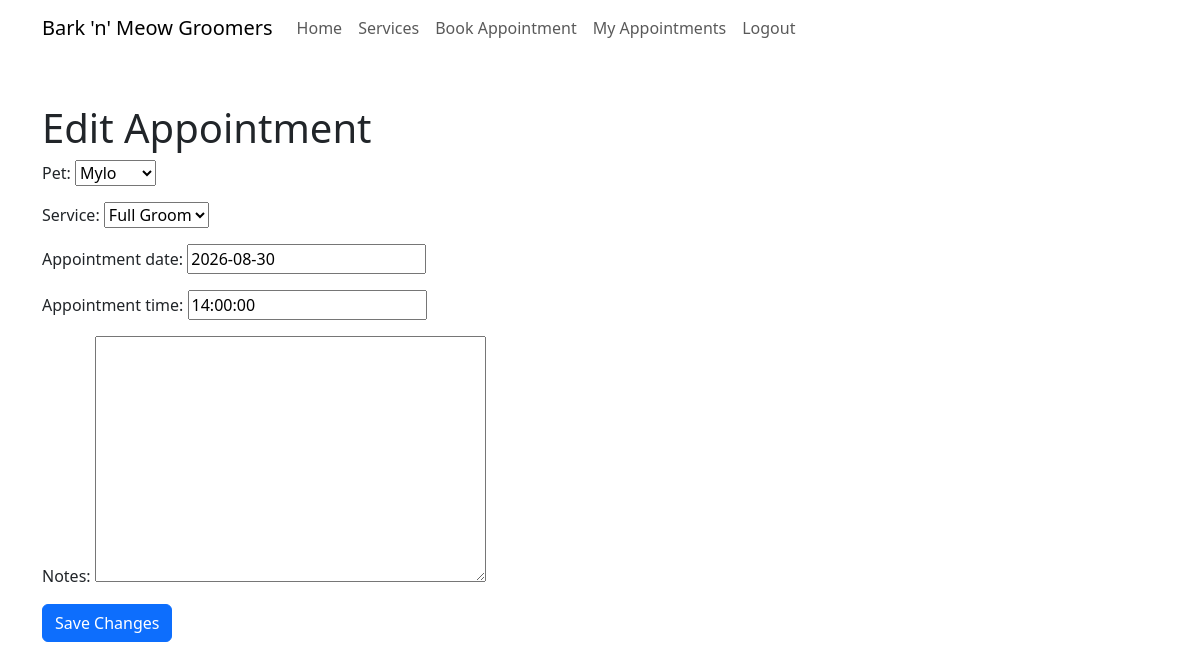
The page /edit-appointment/15/ (signed in) on the database its author committed.
### bookings/models.py (models this page shows, shortened)
class Appointment(models.Model):
    STATUS_CHOICES = [
        ('pending', 'Pending'),
        ('confirmed', 'Confirmed'),
        ('completed', 'Completed'),
        ('cancelled', 'Cancelled'),
    ]
    user = models.ForeignKey(User, on_delete=models.CASCADE)
    pet = models.ForeignKey(Pet, on_delete=models.CASCADE)
    service = models.ForeignKey(GroomingService, on_delete=models.CASCADE)
    appointment_date = models.DateField()
    appointment_time = models.TimeField()
    status = models.CharField(max_length=10, choices=STATUS_CHOICES, default='pending')
    notes = models.TextField(blank=True)
    created_on = models.DateTimeField(auto_now_add=True)
    updated_on = models.DateTimeField(auto_now=True)

### bookings/views.py (the view)
# urls.py: path('edit-appointment/<int:appointment_id>/', views.edit_appointment, name='edit_appointment'),
@login_required
def edit_appointment(request, appointment_id):
    appointment = get_object_or_404(
        Appointment,
        id=appointment_id,
        user=request.user
    )
    if request.method == "POST":
        form = AppointmentForm(
            request.POST,
            instance=appointment,
            user=request.user
        )
        if form.is_valid():
            form.save()
            messages.success(
                request,
                "Appointment updated successfully!"
            )
            return redirect("my_appointments")
    else:
        form = AppointmentForm(
            instance=appointment,
            user=request.user
        )
    return render(
        request,
        "edit_appointment.html",
        {"form": form, "appointment": appointment}
    )

### bookings/forms.py (shortened to what this page needs)
class AppointmentForm(forms.ModelForm):
    def __init__(self, *args, user=None, **kwargs):
        super().__init__(*args, **kwargs)
        if user:
            self.fields['pet'].queryset = Pet.objects.filter(owner=user)
    class Meta:
        model = Appointment
        fields = ['pet', 'service', 'appointment_date',
                  'appointment_time', 'notes', ]

### bookings/models.py (called while the page is built)
    def __str__(self):
        return self.name

    def __str__(self):
        return self.name

### templates/edit_appointment.html (shortened to what this page needs)
{% extends "base.html" %}
{% block content %}
<div class="container mt-5">
    <h1>Edit Appointment</h1>
    <form method="POST">
        {{ form.as_p }}
        <button type="submit" class="btn btn-primary">
            Save Changes
        </button>
    </form>
</div>
{% endblock %}

### rows shown on the page
Appointment: pet "Mylo", service "Full Groom", appointment_date "2026-08-30", appointment_time "14:00:00"
